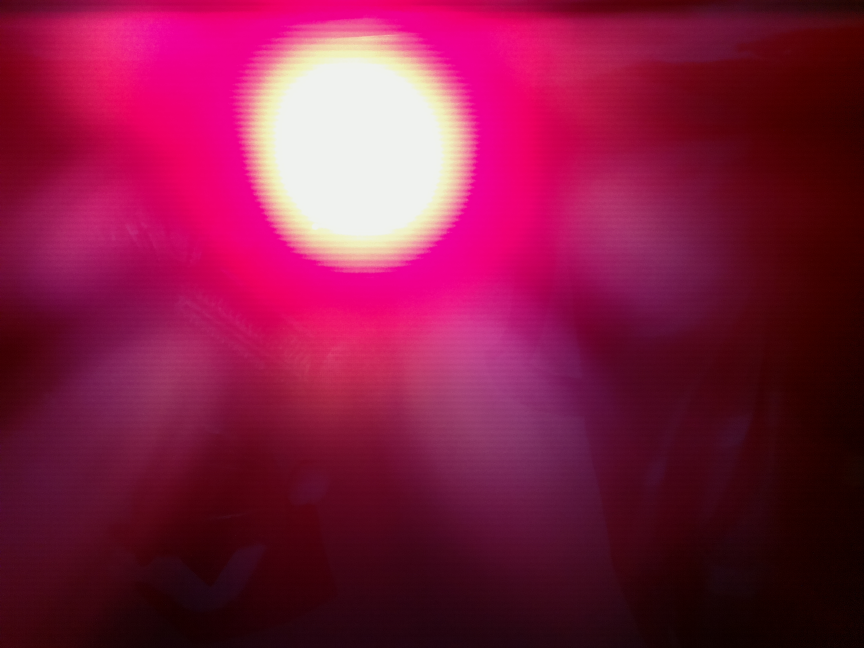
#> input picture Redlight13on.jpg, 2592 x 1944 px (shown at 1/3 size)
$ python Testcv4.py
#> lines starting #> are read from the running program, lines starting #| are printed output that depends on the picture; after the words box and inside, x2 and y2 are one past the last pixel; in counts of white or black regions, pixels touching at a corner belong together
#Testcv4.py Looda for circles finds center


import sys
import cv2 as cv
import numpy as np
import time

def getTimeInMillis():
    return (int)(time.time()*1000.0)

def main():

    filename = 'Redlight13on.jpg'

    # Loads an image
    #src = cv.imread(filename, cv.IMREAD_COLOR)
    imageOrig = cv.imread("Redlight13on.jpg")
#> imageOrig is the input picture: shape (1944, 2592, 3); mean B, G, R 67.1, 28.3, 130.3
    scale = 0.25
    h = int(scale * imageOrig.shape[0])
#> h = 486
    w = int(scale * imageOrig.shape[1])
#> w = 648
    src = cv.resize(imageOrig, (w, h))
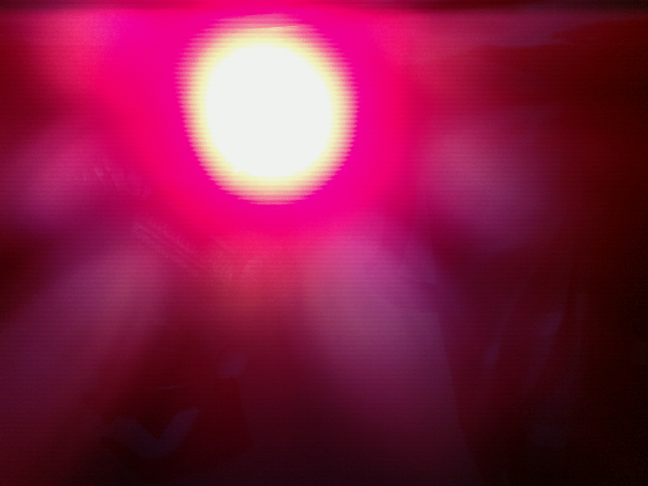
#> src: shape (486, 648, 3); mean B, G, R 67.2, 28.5, 130.5
    print ("resized to: w = ", w, ", h = ",h)
#| resized to: w =  648 , h =  486
    # Check if image is loaded fine
    if src is None:
        print ('Error opening image!')
        #print ('Usage: hough_circle.py [image_name -- default ' + default_file + '] \n')
        return -1
    cv.imshow("Scaled image",src)
    cv.waitKey(0)
    cv.destroyAllWindows()


    gray = cv.cvtColor(src, cv.COLOR_BGR2GRAY)
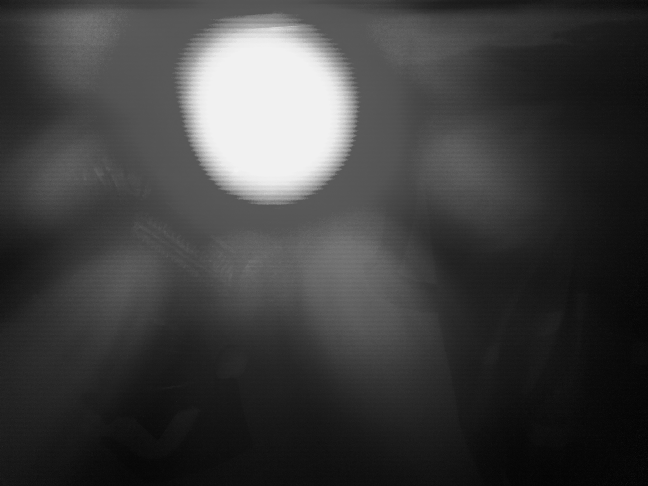
#> gray: shape (486, 648); min 3, max 242, mean 63.4
    cv.imshow("Grayed image",gray)
    cv.waitKey(0)
    cv.destroyAllWindows()


    gray = cv.medianBlur(gray, 5)
    cv.imshow("Blured image",gray)
    cv.waitKey(0)
    cv.destroyAllWindows()

    ret, binary = cv.threshold(gray, 100, 255,
      cv.THRESH_OTSU)
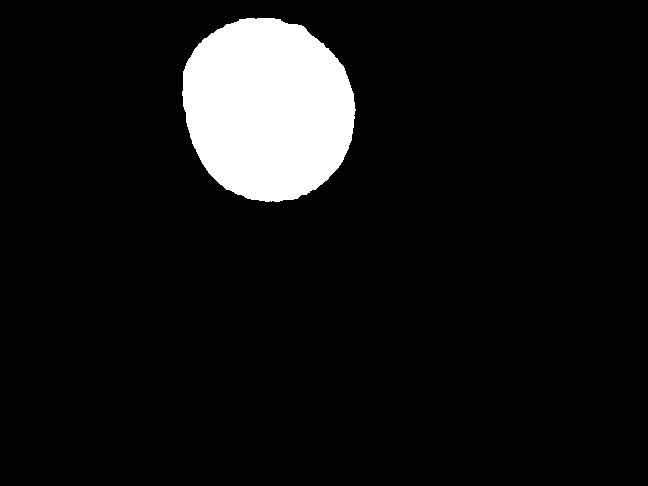
#> binary: shape (486, 648); 8% white; 1 white region, box (x1, y1, x2, y2) and area: (182, 18, 356, 202) 25052
#> ret = 135
    binary = gray
    cv.imshow("Binary image",binary)
    cv.waitKey(0)
    cv.destroyAllWindows()


    rows = binary.shape[0]
#> rows = 486
    start = getTimeInMillis()
    circles = cv.HoughCircles(binary, cv.HOUGH_GRADIENT, 1, rows / 8,
                               param1=205, param2=8,
                               minRadius=20, maxRadius=324)
#> circles = [[268.5, 115.5, 87.7]]
    computeTime = getTimeInMillis()- start

    print("Compute time = ",computeTime)
    if circles is not None:
        circles = np.uint16(np.around(circles))
#> circles = [[268, 116, 88]]
        for i in circles[0, :]:
            center = (i[0], i[1])
            # circle center
            cv.circle(src, center, 1, (0, 100, 100), 3)
            # circle outline
            radius = i[2]
            cv.circle(src, center, radius, (255, 0, 255), 3)
#> this loop made 1 pass
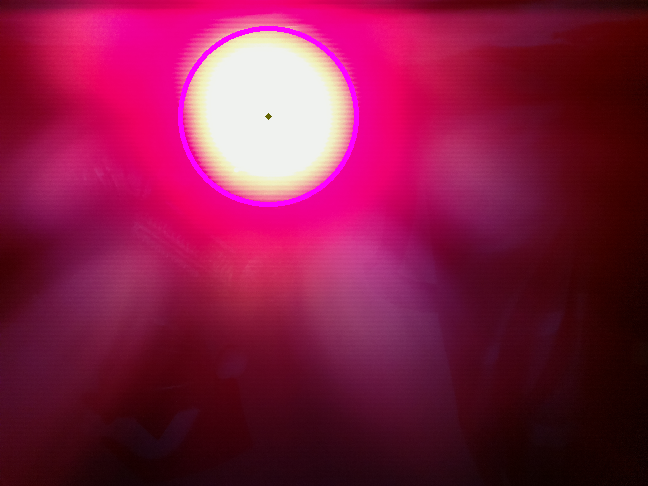
#> src: shape (486, 648, 3); 0.91% of pixels changed, all inside (x1, y1, x2, y2) = (178, 26, 359, 207)
    else:
        print ("No circles found")

    cv.imshow("detected circles", src)
    cv.waitKey(0)
    cv.destroyAllWindows()

    return 0
if __name__ == "__main__":
    main()
